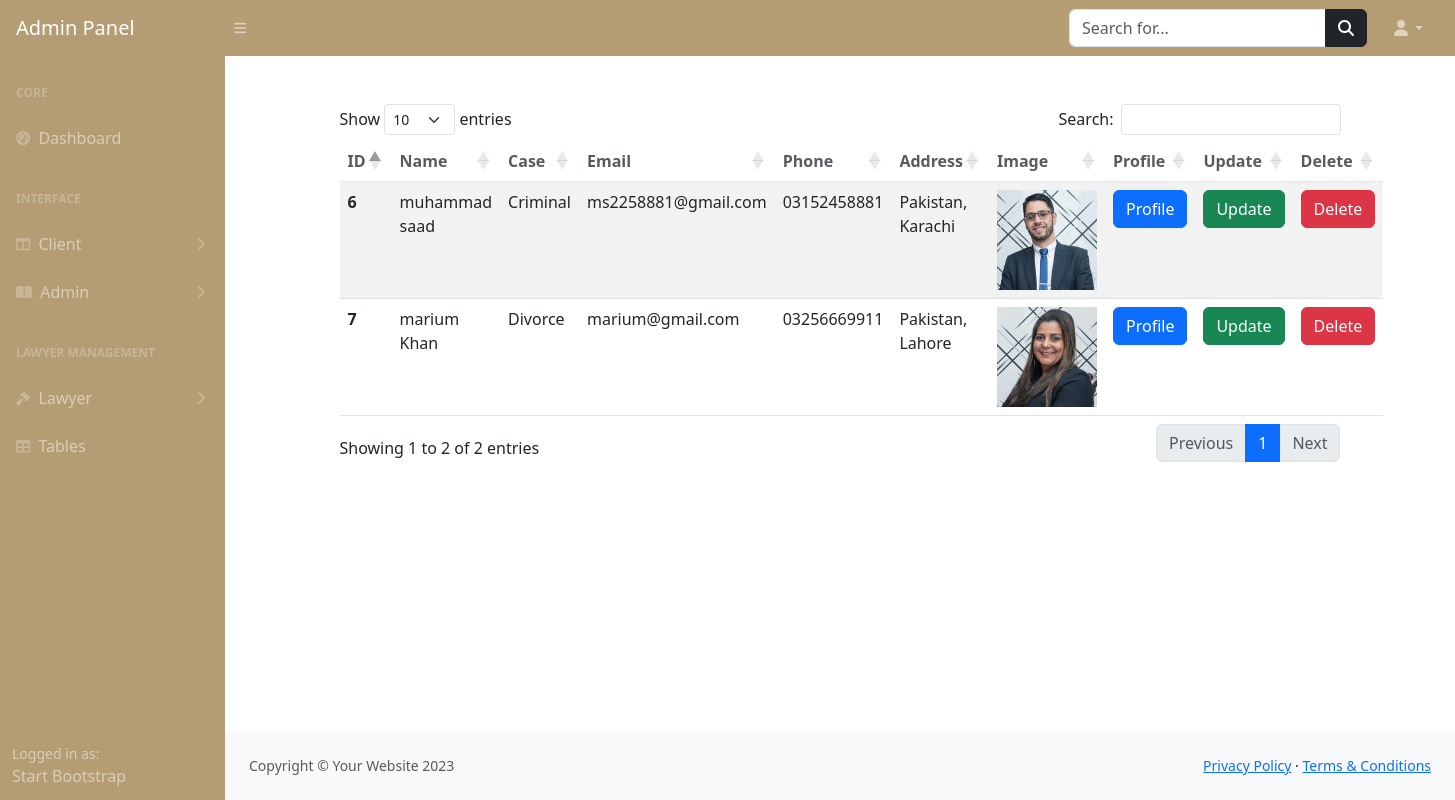
Page /admin-panel/viewlawyer.php on the earlier database version.
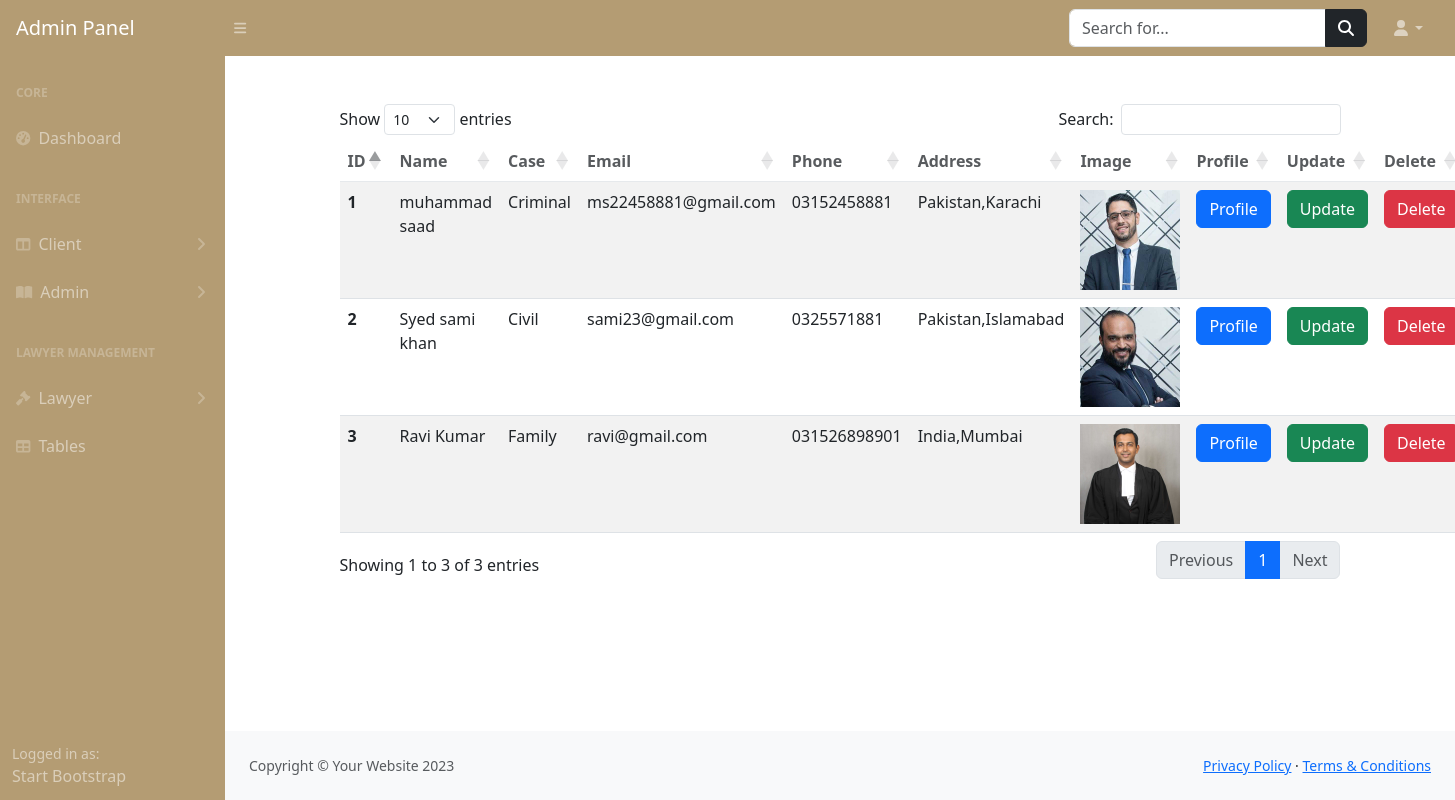
Same page on the later database version.
### tables this page shows
CREATE TABLE `lawyer` (
  `id` int(11) NOT NULL,
  `name` varchar(255) NOT NULL,
  `case` int(255) NOT NULL,
  `email` varchar(255) NOT NULL,
  `phone` varchar(255) NOT NULL,
  `address` text NOT NULL,
  `image` varchar(255) NOT NULL,
  `status` tinyint(1) NOT NULL DEFAULT 1
);

CREATE TABLE `cases` (
  `cid` int(255) NOT NULL,
  `case_name` varchar(255) NOT NULL,
  `status` tinyint(255) NOT NULL DEFAULT 1
);

### admin-panel/viewlawyer.php (the view, shortened to what this page needs)
<?php
include("includes/header.php");
include("includes/topbar.php");
include("includes/sidebar.php");
include("../config.php");
$select="SELECT *FROM `lawyer` as l inner join `cases` as c on l.case = c.cid";
$query=mysqli_query($connection,$select);
if (mysqli_num_rows($query)>0) {
?>
<div class="container mt-5">
<div class="row justify-content-center">
    <div class="col-xl-10 col-lg-12 col-md-9">
    <table id="example" class="table table-striped" style="width:100%">
        <thead class="bg-warning p-2 text-dark bg-opacity-10" style="opacity: 75%;">
            <tr>
            <th scope="col">ID</th>
            <th scope="col">Name</th>
            <th scope="col">Case</th>
            <th scope="col">Email</th>
            <th scope="col">Phone</th>
            <th scope="col">Address</th>
            <th scope="col">Image</th>
            <th scope="col">Profile</th>
            <th scope="col">Update</th>
            <th scope="col">Delete</th>
            </tr>
        </thead>
        <tbody>
            <?php
            while ($data=mysqli_fetch_assoc($query)) {
            ?>
            <tr>
            <th scope="row"><?php echo $data['id']?></th>
            <td><?php echo $data['name']?></td>
            <td><?php echo $data['case_name']?></td>
            <td><?php echo $data['email']?></td>
            <td><?php  echo $data['phone']?></td>
            <td><?php echo $data['address']?></td>
            <td><img src="<?php echo 'image/'. $data['image']?>" width="100px" height="100px" alt=""></td>
            <td ><a href="profilelawyer.php?id=<?php echo $data['id']?>" class="btn btn-primary">Profile</a></td>
            <td ><a href="update.php?id=<?php echo $data['id']?>" class="btn btn-success">Update</a></td>
            <td ><a href="deletelawyer.php?id=<?php echo $data['id']?>"  class="btn btn-danger">Delete</a></td>
        </tr>
       <?php
}
}
            ?>
        </tbody>
    </table>
    </div>
</div>
</div>
<?php
include("includes/footer.php");
?>
</body>
</html>

### admin-panel/includes/header.php (shortened to what this page needs)
<!DOCTYPE html>
<html lang="en">
    <head>
        <link href="https://cdn.jsdelivr.net/npm/simple-datatables@7.1.2/dist/style.min.css" rel="stylesheet" />
        <link href="css/styles.css" rel="stylesheet" />
        <link rel="stylesheet" href="https://cdnjs.cloudflare.com/ajax/libs/twitter-bootstrap/5.3.0/css/bootstrap.min.css">
        <link rel="stylesheet" href="https://cdn.datatables.net/1.13.7/css/dataTables.bootstrap5.min.css">
    </head>
    <body class="sb-nav-fixed">

### admin-panel/includes/topbar.php (shortened to what this page needs)
<nav class="sb-topnav navbar navbar-expand navbar-dark " style="background-color:#B49C73;">
            <a class="navbar-brand ps-3" href="index.html">Admin Panel</a>
            <button class="btn btn-link btn-sm order-1 order-lg-0 me-4 me-lg-0" id="sidebarToggle" href="#!"><i class="fas fa-bars"></i></button>
            <form class="d-none d-md-inline-block form-inline ms-auto me-0 me-md-3 my-2 my-md-0">
                <div class="input-group">
                    <input class="form-control" type="text" placeholder="Search for..." aria-label="Search for..." aria-describedby="btnNavbarSearch" />
                    <button class="btn btn-dark" id="btnNavbarSearch" type="button"><i class="fas fa-search"></i></button>
                </div>
            </form>
            <ul class="navbar-nav ms-auto ms-md-0 me-3 me-lg-4">
                <li class="nav-item dropdown">
                    <a class="nav-link dropdown-toggle" id="navbarDropdown" href="#" role="button" data-bs-toggle="dropdown" aria-expanded="false"><i class="fas fa-user fa-fw"></i></a>
                </li>
            </ul>
        </nav>

### admin-panel/includes/sidebar.php (shortened to what this page needs)
<div id="layoutSidenav">
           <div id="layoutSidenav_nav">
               <nav class="sb-sidenav accordion sb-sidenav-dark" style="background-color:#B49C73;" id="sidenavAccordion">
                   <div class="sb-sidenav-menu">
                       <div class="nav">
                           <div class="sb-sidenav-menu-heading">Core</div>
                           <a class="nav-link" href="index.php">
                               <div class="sb-nav-link-icon"><i class="fas fa-tachometer-alt"></i></div>
                               Dashboard
                           </a>
                           <div class="sb-sidenav-menu-heading">Interface</div>
                           <a class="nav-link collapsed" href="#" data-bs-toggle="collapse" data-bs-target="#collapseLayouts" aria-expanded="false" aria-controls="collapseLayouts">
                               <div class="sb-nav-link-icon"><i class="fas fa-columns"></i></div>
                               Client
                               <div class="sb-sidenav-collapse-arrow"><i class="fas fa-angle-down"></i></div>
                           </a>
                           <a class="nav-link collapsed" href="" data-bs-toggle="collapse" data-bs-target="#collapsePages" aria-expanded="false" aria-controls="collapsePages">
                               <div class="sb-nav-link-icon"><i class="fas fa-book-open"></i></div>
                               Admin
                               <div class="sb-sidenav-collapse-arrow"><i class="fas fa-angle-down"></i></div>
                           </a>
                           <div class="sb-sidenav-menu-heading">Lawyer Management</div>
                           <a class="nav-link collapsed" href="#" data-bs-toggle="collapse" data-bs-target="#collapse"  aria-controls="collapse">
                               <div class="sb-nav-link-icon"><i class="fas fa-gavel"></i></div>
                               Lawyer
                               <div class="sb-sidenav-collapse-arrow"><i class="fas fa-angle-down"></i></div>
                           </a>
                           <a class="nav-link" href="tables.html">
                               <div class="sb-nav-link-icon"><i class="fas fa-table"></i></div>
                               Tables
                           </a>
                       </div>
                   </div>
                   <div class="sb-sidenav-footer" style="background-color:#B49C73;">
                       <div class="small">Logged in as:</div>
                       Start Bootstrap
                   </div>
               </nav>
           </div>
           <div id="layoutSidenav_content">

### admin-panel/includes/footer.php (shortened to what this page needs)
<footer class="py-4 bg-light mt-auto">
                    <div class="container-fluid px-4">
                        <div class="d-flex align-items-center justify-content-between small">
                            <div class="text-muted">Copyright &copy; Your Website 2023</div>
                            <div>
                                <a href="#">Privacy Policy</a>
                                &middot;
                                <a href="#">Terms &amp; Conditions</a>
                            </div>
                        </div>
                    </div>
                </footer>
            </div>
        </div>
    </body>
</html>

Differences in the rows shown:
removed lawyer: id "6", name "muhammad saad", case.case_name "Criminal", email "ms2258881@gmail.com", phone "03152458881", address "Pakistan, Karachi", image (picture)
removed lawyer: id "7", name "marium Khan", case.case_name "Divorce", email "marium@gmail.com", phone "03256669911", address "Pakistan, Lahore", image (picture)
added lawyer: id "1", name "muhammad saad", case.case_name "Criminal", email "ms22458881@gmail.com", phone "03152458881", address "Pakistan,Karachi", image (picture)
added lawyer: id "2", name "Syed sami khan", case.case_name "Civil", email "sami23@gmail.com", phone "0325571881", address "Pakistan,Islamabad", image (picture)
added lawyer: id "3", name "Ravi Kumar", case.case_name "Family", email "ravi@gmail.com", phone "031526898901", address "India,Mumbai", image (picture)
Other differences:
text written by a page script: "Show entries Search: Showing 1 to 2 of 2 entries Previous 1 Next" → "Show entries Search: Showing 1 to 3 of 3 entries Previous 1 Next"
